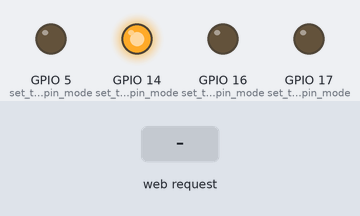
Simulated run of this sketch. Board: ESP32. Shown: output pins drawn as LEDs (lit = HIGH). The test bench sets the inputs (shaded band). WiFi joins after 1.5 s; servers stay silent unless stated; what the sketch prints to the serial monitor is not drawn.

Above: at 2.7 s.
2.8 s: HTTP request GET /5off received
At 4.0 s:
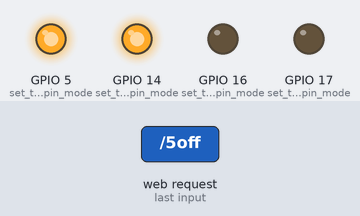
4.3 s: HTTP request GET /14on received
At 5.1 s:
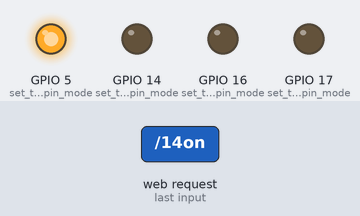
5.8 s: HTTP request GET /5on received
At 6.3 s:
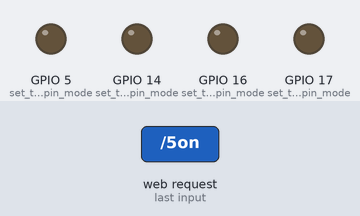
7.3 s: HTTP request GET /16off received
At 8.5 s:
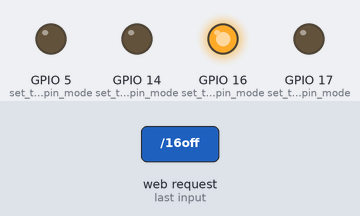
8.8 s: HTTP request GET /14off received
At 9.8 s:
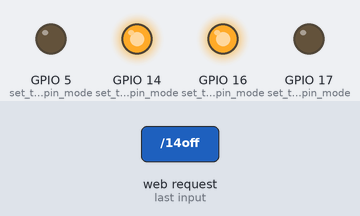
10.3 s: HTTP request GET /17off received
At 10.9 s:
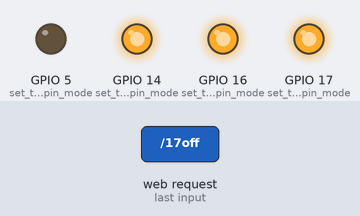
Timing chart, 0 to 12.8 s (numbered marks = the images above; inputs shaded):
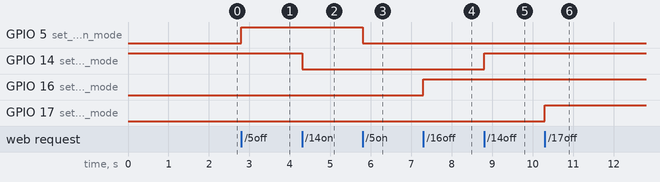

The sketch:

LED_RelayWiFiServer.ino
```cpp
/*
  WiFi Web Server LED Blink

  A simple web server that lets you blink an LED via the web.
  This sketch will print the IP address of your WiFi Shield (once connected)
  to the Serial monitor. From there, you can open that address in a web browser
  to turn on and off the LED on pin 5.

  If the IP address of your shield is yourAddress:
  http://yourAddress/H turns the LED on
  http://yourAddress/L turns it off

  This example is written for a network using WPA encryption. For
  WEP or WPA, change the Wifi.begin() call accordingly.

*/

#include <WiFi.h>

const char* ssid     = "RIDEthelightning";
const char* password = "R@p!dR@((00n021";

WiFiServer server(80);

void setup()
{
  Serial.begin(115200);
  pinMode(5, OUTPUT);// set the pin mode
  pinMode(14, OUTPUT);// set the pin mode
  pinMode(16, OUTPUT);// set the pin mode
  pinMode(17, OUTPUT);// set the pin mode
  digitalWrite(14, HIGH);// turn off relay

  delay(10);

  // We start by connecting to a WiFi network

  Serial.println();
  Serial.println();
  Serial.print("Connecting to ");
  Serial.println(ssid);

  WiFi.begin(ssid, password);

  while (WiFi.status() != WL_CONNECTED) {
    delay(500);
    Serial.print("tf");
  }

  Serial.println("");
  Serial.println("WiFi connected.");
  Serial.println("IP address: ");
  Serial.println(WiFi.localIP());

  server.begin();

}

int value = 0;

void loop() {
  WiFiClient client = server.available();   // listen for incoming clients

  if (client) {                             // if you get a client,
    Serial.println("New Client.");           // print a message out the serial port
    String currentLine = "";                // make a String to hold incoming data from the client
    while (client.connected()) {            // loop while the client's connected
      if (client.available()) {             // if there's bytes to read from the client,
        char c = client.read();             // read a byte, then
        Serial.write(c);                    // print it out the serial monitor
        if (c == '\n') {                    // if the byte is a newline character

          // if the current line is blank, you got two newline characters in a row.
          // that's the end of the client HTTP request, so send a response:
          if (currentLine.length() == 0) {
            // HTTP headers always start with a response code (e.g. HTTP/1.1 200 OK)
            // and a content-type so the client knows what's coming, then a blank line:
            client.println("HTTP/1.1 200 OK");
            client.println("Content-type:text/html");
            client.println();

            // the content of the HTTP response follows the header:
            client.print("Click <a href=\"/5on\">here</a> to turn pin 5 on.<br>");
            client.print("Click <a href=\"/5off\">here</a> to turn pin 5 off.<br>");
            client.print("Click <a href=\"/14on\">here</a> to turn pin 14 on.<br>");
            client.print("Click <a href=\"/14off\">here</a> to turn pin 14 off.<br>");
            client.print("Click <a href=\"/16on\">here</a> to turn pin 16 on.<br>");
            client.print("Click <a href=\"/16off\">here</a> to turn pin 16 off.<br>");
            client.print("Click <a href=\"/17on\">here</a> to turn pin 17 on.<br>");
            client.print("Click <a href=\"/17off\">here</a> to turn pin 17 off.<br>");


            // The HTTP response ends with another blank line:
            client.println();
            // break out of the while loop:
            break;
          } else {    // if you got a newline, then clear currentLine:
            currentLine = "";
          }
        } else if (c != '\r') {  // if you got anything else but a carriage return character,
          currentLine += c;      // add it to the end of the currentLine
        }

        // Check to see if the client request was to alter LED or relay state:
        if (currentLine.endsWith("GET /5on")) {
          digitalWrite(5, LOW);               // GET /5on turns the pin 5 on
        }
        if (currentLine.endsWith("GET /5off")) {
          digitalWrite(5, HIGH);                // GET /5off turns pin 5 off
        }
        if (currentLine.endsWith("GET /14on")) {
          digitalWrite(14, LOW);               // GET /14on turns pin 14 on
        }
        if (currentLine.endsWith("GET /14off")) {
          digitalWrite(14, HIGH);                // GET /14off turns pin 14 off
        }
        if (currentLine.endsWith("GET /16on")) {
          digitalWrite(16, LOW);               // GET /16on turns pin 16 on
        }
        if (currentLine.endsWith("GET /16off")) {
          digitalWrite(16, HIGH);                // GET /16off turns pin 16 off
        }
        if (currentLine.endsWith("GET /17on")) {
          digitalWrite(17, LOW);               // GET /17on turns pin 17 on
        }
        if (currentLine.endsWith("GET /17off")) {
          digitalWrite(17, HIGH);                // GET /17off turns pin 17 off
        }
      }
    }
    // close the connection:
    client.stop();
    Serial.println("Client Disconnected.");
  }
}
```

Measured:
- after the input at 2.8 s, GPIO 5 (set_the_pin_mode): LOW → HIGH at once
- after the input at 4.3 s, GPIO 14 (set_the_pin_mode): HIGH → LOW at once
- after the input at 5.8 s, GPIO 5 (set_the_pin_mode): HIGH → LOW at once
- after the input at 7.3 s, GPIO 16 (set_the_pin_mode): LOW → HIGH at once
- after the input at 8.8 s, GPIO 14 (set_the_pin_mode): LOW → HIGH at once
- after the input at 10.3 s, GPIO 17 (set_the_pin_mode): LOW → HIGH at once
